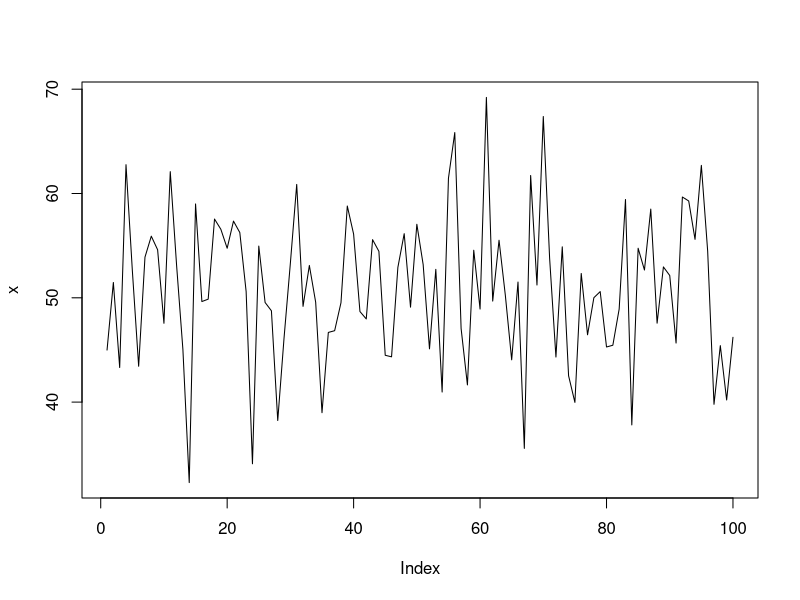
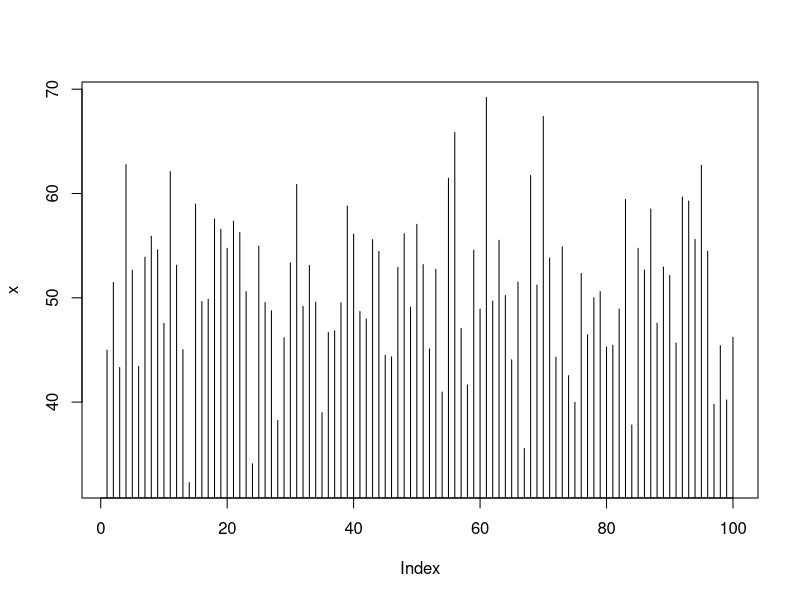
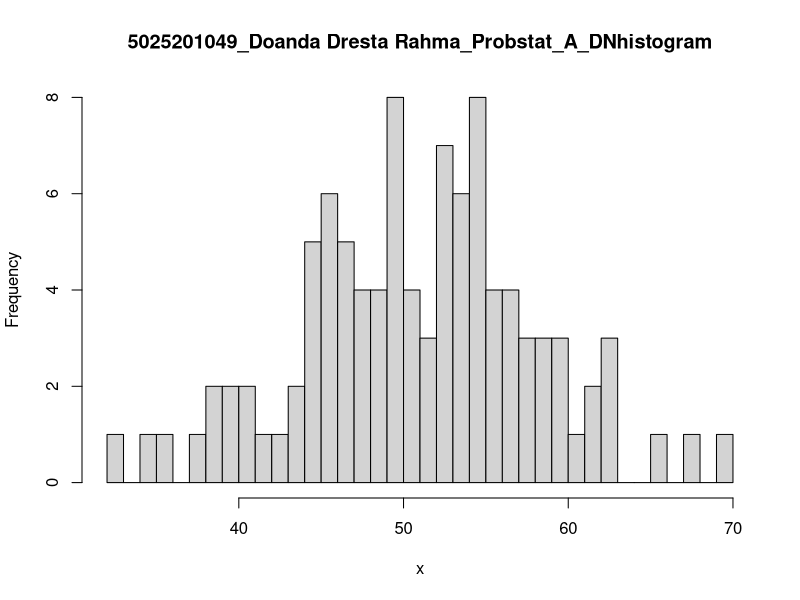

Write R code to recreate these figures, in order.
# 6a
set.seed(1)
x <- rnorm(n=100, mean=50, sd=8)
m = mean(x)
sd = 8

x1 <- floor(m)
x2 <- ceiling(m)

#hitung Z-Score
z1 = (x1 - m) / sd
z2 = (x2 - m) / sd

#P(X1 <= x <= X2)
p = pnorm(q=z2) - pnorm(q=z1)
print(paste("P(X1 <= x <= X2); X1 = ", x1, "X2 = ", x2))
print(paste("P(",x1," <= x <= ",x2,") = ", p))

#plot data generate randomnya (line, histogram)
plot(x, type="l")
plot(x, type="h")

# 6b
hist(x, breaks = 50, main="5025201049_Doanda Dresta Rahma_Probstat_A_DNhistogram")

# 6c
varian = sd^2
print(paste("Varian : ", varian))
